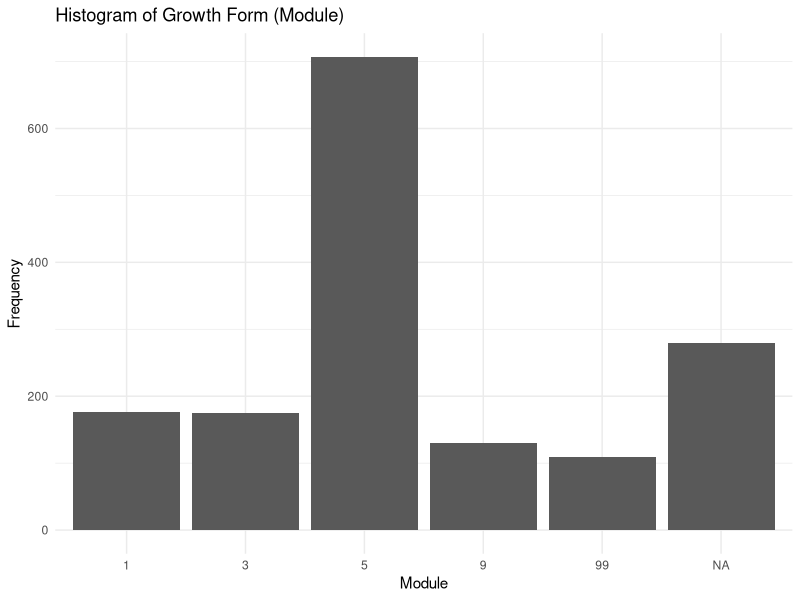
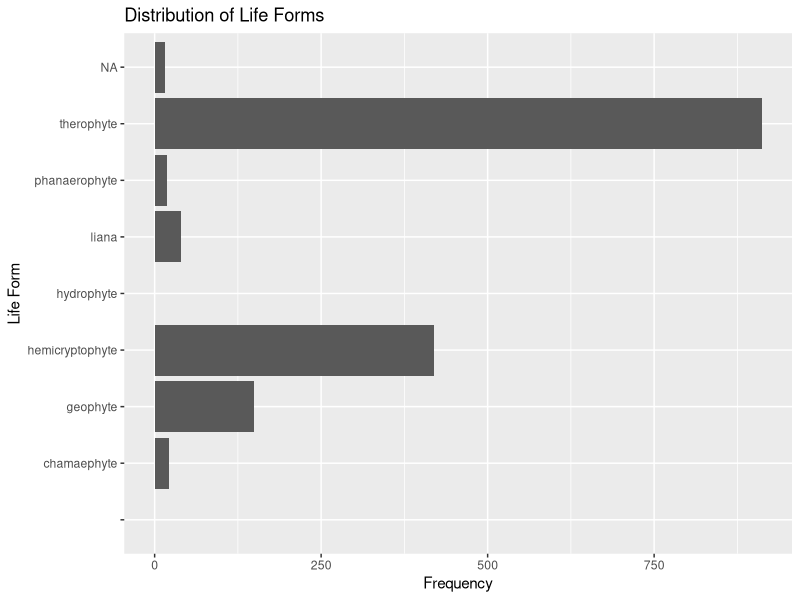

Reproduce these figures in R, in order. (Note: this script raises an error after producing the figures.)
## ---- chunk 1
rm(list=ls())
library(here)
library(ggplot2)
library(ggfortify)
library(multcomp)
library(dplyr)
## ---- chunk 2
weeds<-read.csv(here("Data", "tax.discoweed_updated.csv"))
weeds
weeds<- weeds |> select( red_UK,lifeform, module, biogeo, biovigilance)
#selecting on the varibles I will be analyzing
glimpse(weeds)
## ---- chunk 3
weeds$red_UK<- as.factor(weeds$red_UK)
weeds$lifeform<- as.factor(weeds$lifeform)
weeds$biovigilance<- as.factor(weeds$biovigilance)
weeds$module<- as.factor(weeds$module)
#making varibles factors that need to be 

levels(weeds$module)
levels(weeds$red_UK)
levels(weeds$lifeform)
levels(weeds$biovigilance)
#checking to make sure levels are correct 
glimpse(weeds)
## ---- chunk 4
ggplot(weeds, aes(x = module)) +
  geom_bar() +
  labs(title = "Histogram of Growth Form (Module)", x = "Module", y = "Frequency") +
  theme_minimal()
## ---- chunk 5
ggplot(weeds, aes(x = lifeform)) +
  geom_bar() +
  labs(title = "Distribution of Life Forms", x = "Life Form", y = "Frequency")+
 coord_flip()
## ---- chunk 6
View(table(weeds$biogeo) )

## ---- chunk 7

# Simplify `biogeo` variable and keep only specified categories
weeds <- weeds %>%
  mutate(
    biogeo = case_when(
      grepl("^Eurasian", biogeo) ~ "Eurasian",
      grepl("^European", biogeo) ~ "European",
      grepl("^Mediterranean", biogeo) ~ "Mediterranean",
      grepl("(?i)^Cosmopolitan", biogeo) ~ "Cosmopolitan", 
      # Case-insensitive
      TRUE ~ NA_character_ 
      # Assign NA to all other categories
    )
  ) %>%
  filter(biogeo %in% c("Cosmopolitan", "Eurasian", "European", "Mediterranean")) 
# Keep only specified categories

# Validate the cleaned `biogeo` variable
View(table(weeds$biogeo))
## ---- chunk 8
ggplot(weeds, aes(x = biogeo)) +
  geom_bar() +
  labs(
    title = "Distribution of Biogeographical Categories",
    x = "Biogeographical Category",
    y = "Frequency"
  ) +
  theme_minimal()

## ---- chunk 9
ggplot(weeds, aes(x = biovigilance)) +
  geom_bar()+
  labs(
    title = "Distribution of Biovigilance Presence",
    x = "Biovigilance",
    y = "Frequency"
  ) +
  theme_minimal()
## ---- chunk 10
ggplot(weeds, aes(x = red_UK)) +
  geom_bar() +
  labs(
    title = "Distribution of Conservation Status (red_UK)",
    x = "Conservation Status",
    y = "Frequency"
  ) +
  theme_minimal()

## ---- chunk 11
ggplot(weeds |> filter(!is.na(red_UK)), aes(x = red_UK)) +
  geom_bar() +
  labs(
    title = "Distribution of Conservation Status (red_UK)",
    x = "Conservation Status",
    y = "Frequency"
  ) +
  theme_minimal()

## ---- chunk 12
weeds <- weeds |>
  mutate(
    lifeform = as.factor(lifeform),
    biovigilance = as.factor(biovigilance),
    red_UK = as.factor(red_UK),
    module = as.factor(module)
  )
## ---- chunk 13
write.csv(weeds, "Data/weeds_clean.csv", row.names = FALSE)
